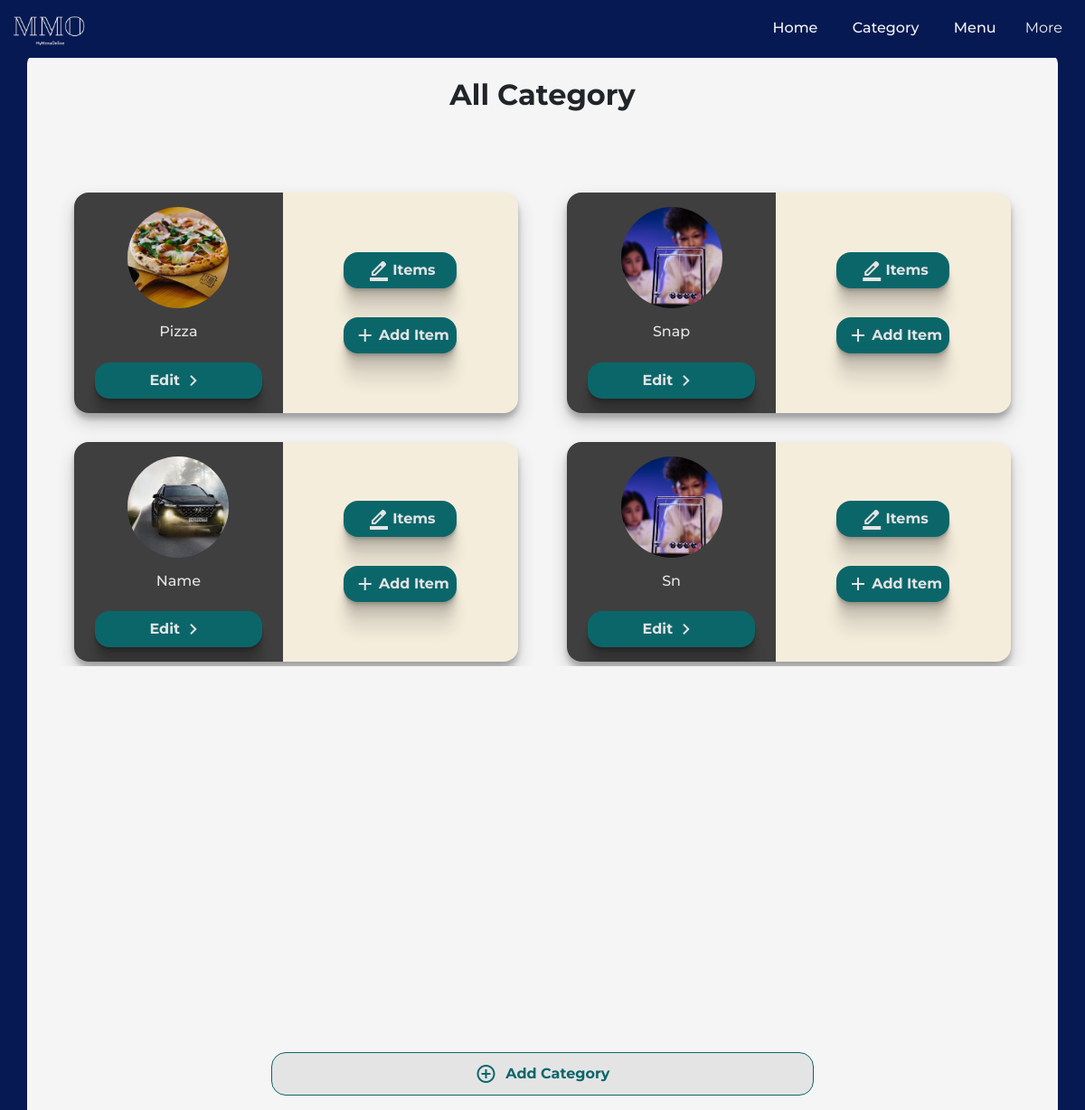
Page /client/category/ (signed in) on the committed database.
### client/models.py (models this page shows, shortened)
class Header(models.Model):
    header_text = models.CharField(max_length=100)
    image = models.ImageField(upload_to='images', height_field=None, width_field=None, max_length=None, blank=True, null=True)
    menu = models.ForeignKey(Menu, on_delete=models.CASCADE, related_name='headers')
    description = models.CharField(max_length=50, blank= True, default="")

### client/views.py (the view)
# urls.py: path('category/', views.categoryList, name='categoryList'),
@login_required
@menu_creation
def categoryList(request):
    menu = Menu.objects.get(user= request.user)
    headers = Header.objects.filter(menu = menu)
    return render(request, 'client/categoryList.html', {'headers': headers})

### client/views.py (called while the page is built)
def menu_creation(view_func, verification_url="/client/getstarted/"):
    @functools.wraps(view_func)
    def wrapper(request, *args, **kwargs):
        if Menu.objects.filter(user=request.user).exists():
            return view_func(request, *args, **kwargs)
        messages.info(request, "create menu first")
        print("create menu first")
        return redirect(verification_url)
    return wrapper

### templates/client/categoryList.html (shortened to what this page needs)
{% load static %}
<!doctype html>
<html lang="en">
  <head>
    <link rel="stylesheet" href="{% static 'css/styleAdmin.css' %}">
    <link href="https://cdn.jsdelivr.net/npm/bootstrap@5.3.1/dist/css/bootstrap.min.css" rel="stylesheet">
  </head>
  <body>
    {% include 'client/navBar.html' %}
    {% if headers|length == 0 %}
    <div class="heightMax container noCategory ">
      <h1>No Category Created</h1>
      <a class="addGrayButtonBox" href="/client/category/add/ ">
          <p>Create New Category</p>
          <span class="material-symbols-outlined">add_circle</span>
      </a>
      </div>
      {% else %}
      <div class="container catListFlex setFixheight">
        <h2>All Category</h2>
        <div class="upperListCategory">
      {% for header in headers %}
          <div class="categoryListIterm">
            <div class="catListleft">
              {% if header.image  %}
              <img src="{{header.image.url}}" alt="">
              {% else %}
              <img src="{% static 'images/sadfrog.jpg' %}" alt="">
              {% endif %}
              <h6>{{header.header_text}}</h6>
              <p class="myActionButton"  onclick="parent.location.href='/client/category/{{header.id}}/'">Edit<span class="material-symbols-outlined">
                </span></p>
            </div>
            <div class="catListRight">
              <p class="myActionButton" onclick="parent.location.href='/client/items/category={{header.id}}/'"> <span class="material-symbols-outlined">
                </span>Items</p>
                <p class="myActionButton" onclick="parent.location.href='/client/items/category={{header.id}}/add/'"><span class="material-symbols-outlined">
                  </span>Add Item</p>
            </div>
          </div>
          {% endfor %}
        </div>
      </div>
      <div  onclick="parent.location.href= '/client/category/add/'" class="addCategoryButtonBlock">
          <span class="material-symbols-outlined">
          </span>
          <p>Add Category</p>
        </div>
      {% endif %}
  </body>
</html>

### static/css/styleAdmin.css (style rules this page uses)
:root { --text: #3f3f3f; --background: #e4e4e4; --primaryDark : #0B666A; --navPrimaryDark : #071952; --primary : #0B666A; --alertRed : #C70039; --secondary :#F5EDDC; }
* { font-family: 'Montserrat', sans-serif; scrollbar-color: var(--background); scroll-behavior: smooth; }
h1,h2,h3,h4,h5,h6 { text-transform: capitalize; }
body { color: var(--text); background-color: var(--navPrimaryDark) !important; }
.container { max-width: 1140px; z-index: 11; background-color: whitesmoke; margin: 5% 20%; padding: 0.8rem; border-radius: 10px; }
.container > h2,h1 { font-weight: bolder; text-align: center; margin: 1rem; }
::placeholder { opacity: 1; color: var(--text); }
.upperListCategory { display: flex; flex-direction: column; align-items: center; text-align: center; color: var(--text); scrollbar-color: var(--background); padding: 0.8rem; }
.myActionButton { margin: auto; width: 80%; color: var(--background); display: flex; justify-content: center; align-items: center; padding: 0.5rem; background-color: #0B666A; font-weight: bolder; margin: 1rem ; cursor: pointer; border-radius: 1rem; box-shadow: 0 2px 1px rgba(0,0,0,0.09), 0 4px 2px rgba(0,0,0,0.09), 0 8px 4px rgba(0,0,0,0.09), 0 16px 8px rgba(0,0,0,0.09), 0 32px 16px rgba(0,0,0,0.09); }
p> span { margin: 0 0.2rem; }
@media only screen and (min-width: 700px) { .upperListCategory { margin: 5% auto !important; overflow: scroll !important; height: 45vh !important; } }
@media only screen and (min-width: 700px) { .container { margin-bottom: 0 !important ; } }
.upperListCategory { width: 100%; display: flex; flex-direction: row !important; flex-wrap: wrap; justify-content: space-around; }
.categoryListIterm { display: flex; flex-direction: row; align-items: center; align-content: center; width: 45%; margin: 1rem auto; border-radius: 1rem; overflow: hidden; background-color: var(--secondary); box-shadow: 0 10px 20px rgba(0,0,0,0.19), 0 6px 6px rgba(0,0,0,0.23); }
.catListleft { display: flex; flex-direction: column; justify-content: center; align-content: center; align-items: center; background-color:var(--text) ; ; width: 47%; }
.catListRight { display: flex; flex-direction: column; justify-content: center; align-items: center; align-content: center; width: fit-content; margin: auto; }
.catListleft > img { height: 7rem; width: 7rem; border-radius: 50%; margin: 1rem; object-fit: cover; }
.catListleft > h6 { color: var(--background); }
.setFixheight { height: 100vh !important; }
.catListFlex { display: flex; flex-direction: column; }
.catListFlex > h2 { text-align: center; margin-bottom: 1rem; height: 2.5rem; margin: 0.5rem auto; padding: 0.3rem; }
.addCategoryButtonBlock { height: 3rem; width: fit-content; border: 1.5px solid var(--primaryDark); margin: 1rem auto; padding: 0.2rem; background-color: var(--background); color: var(--primaryDark); font-weight: bolder; display: flex; justify-content: center; margin: auto; border-radius: 1rem; position: fixed; bottom: 1rem; width: 50%; left: 25%; right: 25%; z-index: 111; }
.addCategoryButtonBlock > p,span { margin: auto 0.3rem; }

### rows in the picture
Header: image (picture), header_text "Pizza"
Header: image (picture), header_text "Snap"
Header: image (picture), header_text "Name"
Header: image (picture), header_text "Sn"
